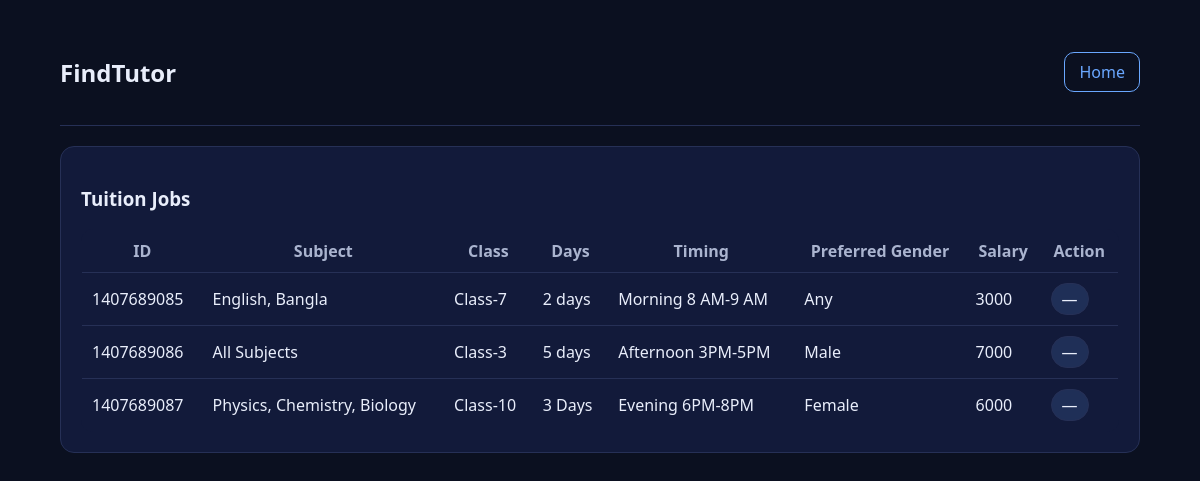
Page /jobs_list.php (signed in) on the committed database.
### tables this page shows
CREATE TABLE `tuitionjob` (
  `TuitionID` int(10) NOT NULL,
  `Salary` int(6) DEFAULT NULL,
  `Timing` varchar(30) DEFAULT NULL,
  `Class` varchar(30) DEFAULT NULL,
  `Days` varchar(30) DEFAULT NULL,
  `Subject` varchar(30) DEFAULT NULL,
  `Preferred_teacher_gender` varchar(6) DEFAULT NULL,
  `GID` int(7) DEFAULT NULL
);

### _init.php (called while the page is built, shortened)
<?php
function current_user(){ return $_SESSION["user"] ?? null; }
?>

### jobs_list.php (the view, shortened to what this page needs)
<?php
require_once __DIR__ . "/_init.php";
$u=current_user();
$mine = isset($_GET["mine"]) ? intval($_GET["mine"]) : 0;
$sql="SELECT t.TuitionID, t.Salary, t.Timing, t.Class, t.Days, t.Subject, t.Preferred_teacher_gender, t.GID
      FROM tuitionjob t
      WHERE t.TuitionID NOT IN (SELECT TuitionID FROM apply WHERE AppliedStatus='Confirmed')";
if($mine && $u["role"]==="guardian"){ $sql.=" AND t.GID=?"; $stmt=$conn->prepare($sql); $gid=intval($u["id"]); $stmt->bind_param("i",$gid); }
else { $stmt=$conn->prepare($sql); }
$stmt->execute(); $res=$stmt->get_result(); $rows=[]; while($row=$res->fetch_assoc()) $rows[]=$row; $stmt->close();
$isTeacher = $u["role"]==="teacher"; $tid = $isTeacher ? intval($u["id"]) : 0;
$teacherGender = $isTeacher ? get_user_gender($conn,$tid) : null; $verified = $isTeacher ? is_teacher_verified($conn,$tid) : false;
$applied=[]; if($isTeacher){ $st=$conn->prepare("SELECT TuitionID FROM apply WHERE TID=?"); $st->bind_param("i",$tid); $st->execute(); $rs=$st->get_result();
  while($r=$rs->fetch_assoc()) $applied[intval($r["TuitionID"])]=true; $st->close(); }
?>
<!DOCTYPE html>
<html><head><meta charset="utf-8"><title>Tuition Jobs</title>
<meta name="viewport" content="width=device-width, initial-scale=1"><link rel="stylesheet" href="styles.css" /></head>
<body>
<div class="nav container"><h2>FindTutor</h2><div><a class="btn" href="index.php">Home</a></div></div>
<div class="container card">
<h3>Tuition Jobs<?php if($mine && $u["role"]==="guardian") echo " — My Posts"; ?></h3>
<table><thead><tr><th>ID</th><th>Subject</th><th>Class</th><th>Days</th><th>Timing</th><th>Preferred Gender</th><th>Salary</th><th>Action</th></tr></thead>
<tbody>
<?php if(empty($rows)): ?><tr><td colspan="8">No jobs found.</td></tr>
<?php else: foreach($rows as $r): $allowed=true; if($isTeacher){ $pref=$r["Preferred_teacher_gender"]; if($pref!=="Any" && strcasecmp($pref,$teacherGender)!==0) $allowed=false; } ?>
<tr>
  <td><?php echo htmlspecialchars($r["TuitionID"]); ?></td>
  <td><?php echo htmlspecialchars($r["Subject"]); ?></td>
  <td><?php echo htmlspecialchars($r["Class"]); ?></td>
  <td><?php echo htmlspecialchars($r["Days"]); ?></td>
  <td><?php echo htmlspecialchars($r["Timing"]); ?></td>
  <td><?php echo htmlspecialchars($r["Preferred_teacher_gender"]); ?></td>
  <td><?php echo htmlspecialchars($r["Salary"]); ?></td>
  <td>
    <?php if($u["role"]==="teacher"): ?>
      <?php if(!$verified): ?><span class="badge">Verify to apply</span>
      <?php elseif(!$allowed): ?><span class="badge">Not eligible</span>
      <?php elseif(isset($applied[intval($r["TuitionID"])])): ?><span class="badge">Applied</span>
      <?php else: ?><a class="btn" href="jobs_apply.php?tid=<?php echo urlencode($r["TuitionID"]); ?>">Apply</a><?php endif; ?>
    <?php else: ?>
      <?php if($mine && intval($u["id"])===intval($r["GID"])): ?>
        <a class="btn" href="applications_list.php?tuition_id=<?php echo urlencode($r["TuitionID"]); ?>">Applicants</a>
      <?php else: ?><span class="badge">—</span><?php endif; ?>
    <?php endif; ?>
  </td>
</tr>
<?php endforeach; endif; ?>
</tbody></table>
</div></body></html>

### styles.css (style rules this page uses)
:root { --bg:#0b1020;--bg-soft:#0f1630;--card:#121a3a;--text:#e9eefb;--muted:#aab4cf;--border:#263056;--primary:#6aa7ff;--success:#2ad38b;--error:#ff6b6b; }
* { box-sizing:border-box }
body { margin:0;background:var(--bg);color:var(--text);font-family:system-ui,Segoe UI,Roboto,Arial,sans-serif }
a { color:var(--primary);text-decoration:none }
.container { max-width:1080px;margin:20px auto;padding:0 16px }
.nav { display:flex;justify-content:space-between;align-items:center;padding:16px 0;border-bottom:1px solid var(--border) }
.btn { display:inline-block;margin-left:8px;padding:8px 14px;border:1px solid var(--primary);border-radius:10px;color:var(--primary) }
.card { background:var(--card);border:1px solid var(--border);border-radius:14px;padding:20px;margin-top:16px }
table { width:100%;border-collapse:collapse;margin-top:12px;background:var(--card);border:1px solid var(--border);border-radius:12px;overflow:hidden }
th,td { padding:10px;border-bottom:1px solid var(--border) }
th { color:var(--muted) }
.badge { display:inline-block;padding:4px 10px;border-radius:999px;background:rgba(106,167,255,.15);border:1px solid var(--border) }

### rows in the picture
tuitionjob: TuitionID "1407689085", Subject "English, Bangla", Class "Class-7", Days "2 days", Timing "Morning 8 AM-9 AM", Preferred_teacher_gender "Any", Salary "3000"
tuitionjob: TuitionID "1407689086", Subject "All Subjects", Class "Class-3", Days "5 days", Timing "Afternoon 3PM-5PM", Preferred_teacher_gender "Male", Salary "7000"
tuitionjob: TuitionID "1407689087", Subject "Physics, Chemistry, Biology", Class "Class-10", Days "3 Days", Timing "Evening 6PM-8PM", Preferred_teacher_gender "Female", Salary "6000"
